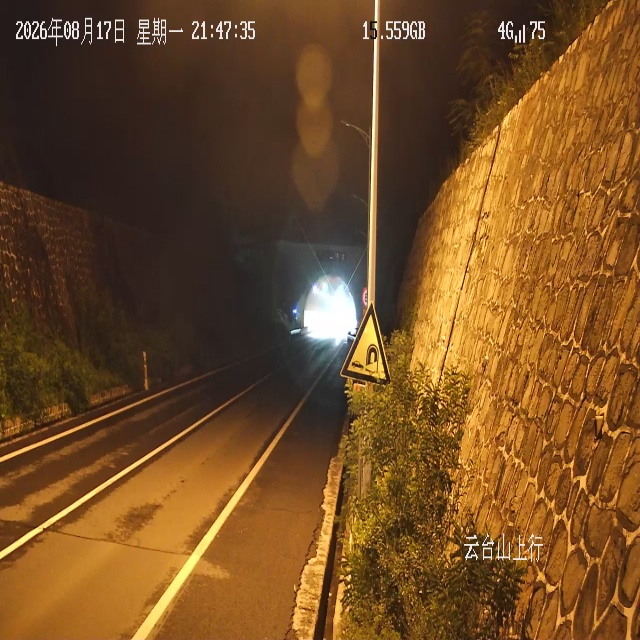
#> input picture test_real/企业微信截图_17870137348628.png, 640 x 640 px
$ python augment_night_negatives.py --input-dir ../test_real --output-dir out
#> lines starting #> are read from the running program, lines starting #| are printed output that depends on the picture
#!/usr/bin/env python3
"""Create label-free night/street-light hard negatives from existing negatives."""

from __future__ import annotations

import argparse
import hashlib
import random
from pathlib import Path

import cv2
import numpy as np


IMAGE_SUFFIXES = {".jpg", ".jpeg", ".png", ".bmp"}


def parse_args() -> argparse.Namespace:
    parser = argparse.ArgumentParser(description=__doc__)
    parser.add_argument("--input-dir", type=Path, required=True)
    parser.add_argument("--output-dir", type=Path, required=True)
    parser.add_argument("--max-images", type=int, default=300)
    parser.add_argument("--copies", type=int, default=1)
    parser.add_argument("--seed", type=int, default=42)
    parser.add_argument("--overwrite", action="store_true")
    args = parser.parse_args()
    if args.max_images <= 0 or args.copies <= 0:
        parser.error("max-images and copies must be positive")
    return args


def read_image(path: Path) -> np.ndarray:
    data = np.fromfile(str(path), dtype=np.uint8)
    image = cv2.imdecode(data, cv2.IMREAD_COLOR)
#> image is the input picture: shape (640, 640, 3); mean B, G, R 36.8, 76.9, 115.5
    if image is None:
        raise ValueError(f"cannot decode image: {path}")
    return image


def night_variant(image: np.ndarray, rng: random.Random) -> np.ndarray:
    # Gamma and exposure model low-light cameras; channel gains model warm lamps.
    gamma = rng.uniform(1.35, 2.10)
    exposure = rng.uniform(0.55, 0.85)
    gains = np.array(
        [rng.uniform(0.55, 0.75), rng.uniform(0.78, 0.95), rng.uniform(0.98, 1.12)],
        dtype=np.float32,
    )  # BGR
    value = image.astype(np.float32) / 255.0
    value = np.power(value, gamma) * exposure
    value *= gains[None, None, :]
    result = np.clip(value * 255.0, 0, 255)

    if rng.random() < 0.75:
        noise_sigma = rng.uniform(1.5, 6.0)
        noise = np.random.default_rng(rng.randrange(1 << 32)).normal(
            0.0, noise_sigma, result.shape
        )
        result = np.clip(result + noise, 0, 255)
    if rng.random() < 0.35:
        result = cv2.GaussianBlur(result, (3, 3), 0)
    return result.astype(np.uint8)


def main() -> None:
    args = parse_args()
    if not args.input_dir.is_dir():
        raise FileNotFoundError(args.input_dir)
    args.output_dir.mkdir(parents=True, exist_ok=True)
    paths = sorted(
        path
        for path in args.input_dir.rglob("*")
        if path.is_file() and path.suffix.lower() in IMAGE_SUFFIXES
    )
    rng = random.Random(args.seed)
    rng.shuffle(paths)
    paths = paths[: min(args.max_images, len(paths))]
    written = 0
    skipped = 0
    for source in paths:
        source_id = hashlib.sha1(str(source.resolve()).encode()).hexdigest()[:12]
        try:
            image = read_image(source)
        except (OSError, ValueError):
            skipped += args.copies
            continue
        for index in range(args.copies):
            destination = args.output_dir / f"nightaug_{source_id}_v{index + 1}.jpg"
            if destination.exists() and not args.overwrite:
                continue
            variant = night_variant(image, rng)
            ok, encoded = cv2.imencode(
                ".jpg", variant, [int(cv2.IMWRITE_JPEG_QUALITY), 90]
            )
            if not ok:
                skipped += 1
                continue
            encoded.tofile(str(destination))
            written += 1
#> this loop made 1 pass
#> pass 1, in night_variant, `value = np.power(value, gamma) * exposure`:
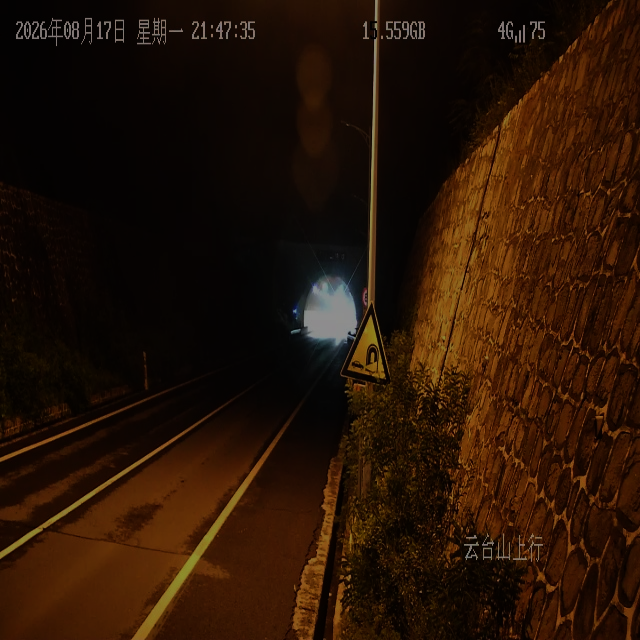
#> value: shape (640, 640, 3) float32; mean B, G, R 0.0244, 0.0783, 0.158
#> after the loop, skipped = 0; written = 1
    print(
        f"sources={len(paths)} written={written} skipped={skipped} "
        f"output={args.output_dir.resolve()}"
    )
#| sources=1 written=1 skipped=0 output=script_yolo/out


if __name__ == "__main__":
    main()
